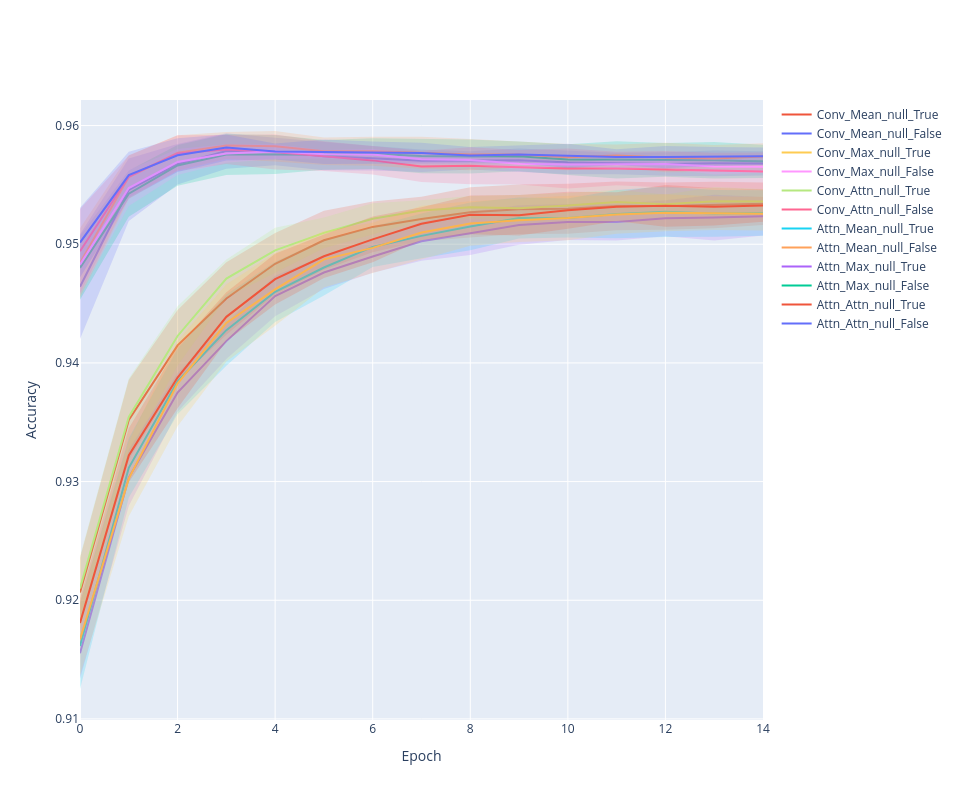

The notebook cell saved with this chart:
### Code cell
line_plot(history, 'accuracy')

### Figure 1 — Plotly figure (JSON) as saved in the notebook; plotly's stock layout.template omitted (floating-point values rounded to 4 significant figures)
{"data": [{"line": {"color": "#636EFA"}, "mode": "lines", "name": "Attn_Attn_null_False", "type": "scatter", "x": [0, 1, 2, 3, 4, 5, 6, 7, 8, 9, 10, 11, 12, 13, 14], "y": [0.9464, 0.9546, 0.9567, 0.9579, 0.9578, 0.9574, 0.9572, 0.957, 0.9571, 0.9571, 0.9569, 0.9568, 0.9568, 0.9568, 0.9568]}, {"line": {"width": 0}, "marker": {"color": "#444"}, "mode": "lines", "showlegend": false, "type": "scatter", "x": [0, 1, 2, 3, 4, 5, 6, 7, 8, 9, 10, 11, 12, 13, 14], "y": [0.9508, 0.9572, 0.9585, 0.9593, 0.959, 0.9586, 0.9583, 0.958, 0.9578, 0.9581, 0.9579, 0.9577, 0.9577, 0.9579, 0.9578]}, {"fill": "tonexty", "fillcolor": "rgba(99, 110, 250,0.2)", "line": {"width": 0}, "marker": {"color": "#444"}, "mode": "lines", "showlegend": false, "type": "scatter", "x": [0, 1, 2, 3, 4, 5, 6, 7, 8, 9, 10, 11, 12, 13, 14], "y": [0.942, 0.952, 0.955, 0.9564, 0.9567, 0.9562, 0.9562, 0.9561, 0.9563, 0.9561, 0.9559, 0.9559, 0.9558, 0.9557, 0.9558]}, {"line": {"color": "#EF553B"}, "mode": "lines", "name": "Attn_Attn_null_True", "type": "scatter", "x": [0, 1, 2, 3, 4, 5, 6, 7, 8, 9, 10, 11, 12, 13, 14], "y": [0.9207, 0.9352, 0.9415, 0.9454, 0.9484, 0.9503, 0.9515, 0.9521, 0.9527, 0.953, 0.953, 0.9532, 0.9532, 0.9533, 0.9534]}, {"line": {"width": 0}, "marker": {"color": "#444"}, "mode": "lines", "showlegend": false, "type": "scatter", "x": [0, 1, 2, 3, 4, 5, 6, 7, 8, 9, 10, 11, 12, 13, 14], "y": [0.9236, 0.9386, 0.9445, 0.9485, 0.9509, 0.9528, 0.9536, 0.954, 0.9548, 0.955, 0.9551, 0.9553, 0.9552, 0.9553, 0.9552]}, {"fill": "tonexty", "fillcolor": "rgba(239, 85, 59,0.2)", "line": {"width": 0}, "marker": {"color": "#444"}, "mode": "lines", "showlegend": false, "type": "scatter", "x": [0, 1, 2, 3, 4, 5, 6, 7, 8, 9, 10, 11, 12, 13, 14], "y": [0.9178, 0.9318, 0.9385, 0.9424, 0.9458, 0.9478, 0.9493, 0.9502, 0.9506, 0.9509, 0.9509, 0.9512, 0.9512, 0.9514, 0.9516]}, {"line": {"color": "#00CC96"}, "mode": "lines", "name": "Attn_Max_null_False", "type": "scatter", "x": [0, 1, 2, 3, 4, 5, 6, 7, 8, 9, 10, 11, 12, 13, 14], "y": [0.948, 0.9543, 0.9566, 0.9576, 0.9576, 0.9575, 0.9576, 0.9574, 0.9574, 0.9574, 0.9571, 0.9571, 0.9571, 0.9571, 0.957]}, {"line": {"width": 0}, "marker": {"color": "#444"}, "mode": "lines", "showlegend": false, "type": "scatter", "x": [0, 1, 2, 3, 4, 5, 6, 7, 8, 9, 10, 11, 12, 13, 14], "y": [0.9507, 0.9562, 0.9584, 0.9593, 0.9592, 0.9588, 0.9589, 0.9589, 0.9588, 0.9587, 0.9584, 0.9587, 0.9585, 0.9586, 0.9584]}, {"fill": "tonexty", "fillcolor": "rgba(0, 204, 150,0.2)", "line": {"width": 0}, "marker": {"color": "#444"}, "mode": "lines", "showlegend": false, "type": "scatter", "x": [0, 1, 2, 3, 4, 5, 6, 7, 8, 9, 10, 11, 12, 13, 14], "y": [0.9453, 0.9523, 0.9549, 0.9558, 0.9559, 0.9563, 0.9563, 0.956, 0.956, 0.9562, 0.9558, 0.9555, 0.9557, 0.9556, 0.9556]}, {"line": {"color": "#AB63FA"}, "mode": "lines", "name": "Attn_Max_null_True", "type": "scatter", "x": [0, 1, 2, 3, 4, 5, 6, 7, 8, 9, 10, 11, 12, 13, 14], "y": [0.9155, 0.9303, 0.9375, 0.9418, 0.9456, 0.9476, 0.949, 0.9503, 0.9509, 0.9516, 0.9519, 0.9519, 0.9522, 0.9522, 0.9524]}, {"line": {"width": 0}, "marker": {"color": "#444"}, "mode": "lines", "showlegend": false, "type": "scatter", "x": [0, 1, 2, 3, 4, 5, 6, 7, 8, 9, 10, 11, 12, 13, 14], "y": [0.9177, 0.9327, 0.9391, 0.9434, 0.9474, 0.949, 0.9503, 0.9519, 0.9528, 0.9533, 0.9534, 0.9534, 0.9537, 0.9542, 0.954]}, {"fill": "tonexty", "fillcolor": "rgba(171, 99, 250,0.2)", "line": {"width": 0}, "marker": {"color": "#444"}, "mode": "lines", "showlegend": false, "type": "scatter", "x": [0, 1, 2, 3, 4, 5, 6, 7, 8, 9, 10, 11, 12, 13, 14], "y": [0.9134, 0.928, 0.9359, 0.9403, 0.9439, 0.9462, 0.9476, 0.9486, 0.9491, 0.95, 0.9504, 0.9503, 0.9507, 0.9503, 0.9507]}, {"line": {"color": "#FFA15A"}, "mode": "lines", "name": "Attn_Mean_null_False", "type": "scatter", "x": [0, 1, 2, 3, 4, 5, 6, 7, 8, 9, 10, 11, 12, 13, 14], "y": [0.9484, 0.9557, 0.9577, 0.9583, 0.9583, 0.9578, 0.9578, 0.9577, 0.9576, 0.9576, 0.9573, 0.9575, 0.9573, 0.9572, 0.9574]}, {"line": {"width": 0}, "marker": {"color": "#444"}, "mode": "lines", "showlegend": false, "type": "scatter", "x": [0, 1, 2, 3, 4, 5, 6, 7, 8, 9, 10, 11, 12, 13, 14], "y": [0.9513, 0.9575, 0.9592, 0.9595, 0.9595, 0.959, 0.9591, 0.9591, 0.9589, 0.9587, 0.9585, 0.9584, 0.9586, 0.9584, 0.9585]}, {"fill": "tonexty", "fillcolor": "rgba(255, 161, 90,0.2)", "line": {"width": 0}, "marker": {"color": "#444"}, "mode": "lines", "showlegend": false, "type": "scatter", "x": [0, 1, 2, 3, 4, 5, 6, 7, 8, 9, 10, 11, 12, 13, 14], "y": [0.9455, 0.9538, 0.9562, 0.9572, 0.957, 0.9567, 0.9566, 0.9564, 0.9562, 0.9564, 0.9562, 0.9565, 0.9561, 0.9561, 0.9563]}, {"line": {"color": "#19D3F3"}, "mode": "lines", "name": "Attn_Mean_null_True", "type": "scatter", "x": [0, 1, 2, 3, 4, 5, 6, 7, 8, 9, 10, 11, 12, 13, 14], "y": [0.9161, 0.9312, 0.9384, 0.9428, 0.946, 0.948, 0.9498, 0.9507, 0.9515, 0.9522, 0.9522, 0.9525, 0.9527, 0.9526, 0.9526]}, {"line": {"width": 0}, "marker": {"color": "#444"}, "mode": "lines", "showlegend": false, "type": "scatter", "x": [0, 1, 2, 3, 4, 5, 6, 7, 8, 9, 10, 11, 12, 13, 14], "y": [0.9198, 0.9337, 0.9412, 0.9458, 0.9485, 0.9504, 0.9515, 0.9526, 0.9535, 0.9539, 0.9538, 0.9546, 0.9549, 0.9546, 0.9546]}, {"fill": "tonexty", "fillcolor": "rgba(25, 211, 243,0.2)", "line": {"width": 0}, "marker": {"color": "#444"}, "mode": "lines", "showlegend": false, "type": "scatter", "x": [0, 1, 2, 3, 4, 5, 6, 7, 8, 9, 10, 11, 12, 13, 14], "y": [0.9125, 0.9287, 0.9357, 0.9398, 0.9435, 0.9457, 0.9481, 0.9488, 0.9495, 0.9505, 0.9506, 0.9505, 0.9506, 0.9506, 0.9507]}, {"line": {"color": "#FF6692"}, "mode": "lines", "name": "Conv_Attn_null_False", "type": "scatter", "x": [0, 1, 2, 3, 4, 5, 6, 7, 8, 9, 10, 11, 12, 13, 14], "y": [0.9494, 0.9557, 0.9577, 0.958, 0.9578, 0.9574, 0.9571, 0.9566, 0.9566, 0.9565, 0.9564, 0.9564, 0.9563, 0.9562, 0.9561]}, {"line": {"width": 0}, "marker": {"color": "#444"}, "mode": "lines", "showlegend": false, "type": "scatter", "x": [0, 1, 2, 3, 4, 5, 6, 7, 8, 9, 10, 11, 12, 13, 14], "y": [0.953, 0.9575, 0.9592, 0.9592, 0.9593, 0.9587, 0.9583, 0.9579, 0.9582, 0.9579, 0.9581, 0.9578, 0.9579, 0.9577, 0.9577]}, {"fill": "tonexty", "fillcolor": "rgba(255, 102, 146,0.2)", "line": {"width": 0}, "marker": {"color": "#444"}, "mode": "lines", "showlegend": false, "type": "scatter", "x": [0, 1, 2, 3, 4, 5, 6, 7, 8, 9, 10, 11, 12, 13, 14], "y": [0.9459, 0.9539, 0.9561, 0.9568, 0.9563, 0.9562, 0.9559, 0.9552, 0.9551, 0.955, 0.9547, 0.955, 0.9548, 0.9547, 0.9545]}, {"line": {"color": "#B6E880"}, "mode": "lines", "name": "Conv_Attn_null_True", "type": "scatter", "x": [0, 1, 2, 3, 4, 5, 6, 7, 8, 9, 10, 11, 12, 13, 14], "y": [0.921, 0.9355, 0.9423, 0.9471, 0.9495, 0.951, 0.9521, 0.9529, 0.9531, 0.953, 0.9533, 0.9536, 0.9534, 0.9536, 0.9536]}, {"line": {"width": 0}, "marker": {"color": "#444"}, "mode": "lines", "showlegend": false, "type": "scatter", "x": [0, 1, 2, 3, 4, 5, 6, 7, 8, 9, 10, 11, 12, 13, 14], "y": [0.9237, 0.9387, 0.9448, 0.9487, 0.9514, 0.9523, 0.9535, 0.9537, 0.9541, 0.9541, 0.9543, 0.9546, 0.9542, 0.9548, 0.9547]}, {"fill": "tonexty", "fillcolor": "rgba(182, 232, 128,0.2)", "line": {"width": 0}, "marker": {"color": "#444"}, "mode": "lines", "showlegend": false, "type": "scatter", "x": [0, 1, 2, 3, 4, 5, 6, 7, 8, 9, 10, 11, 12, 13, 14], "y": [0.9183, 0.9322, 0.9398, 0.9455, 0.9476, 0.9497, 0.9508, 0.952, 0.9522, 0.9519, 0.9522, 0.9525, 0.9525, 0.9524, 0.9525]}, {"line": {"color": "#FF97FF"}, "mode": "lines", "name": "Conv_Max_null_False", "type": "scatter", "x": [0, 1, 2, 3, 4, 5, 6, 7, 8, 9, 10, 11, 12, 13, 14], "y": [0.9483, 0.9547, 0.9569, 0.9576, 0.9578, 0.9576, 0.9576, 0.9572, 0.9571, 0.9568, 0.9567, 0.9567, 0.9568, 0.9566, 0.9565]}, {"line": {"width": 0}, "marker": {"color": "#444"}, "mode": "lines", "showlegend": false, "type": "scatter", "x": [0, 1, 2, 3, 4, 5, 6, 7, 8, 9, 10, 11, 12, 13, 14], "y": [0.9507, 0.9562, 0.958, 0.9584, 0.9584, 0.9579, 0.958, 0.9576, 0.9575, 0.9573, 0.9569, 0.9572, 0.9571, 0.9572, 0.957]}, {"fill": "tonexty", "fillcolor": "rgba(255, 151, 255,0.2)", "line": {"width": 0}, "marker": {"color": "#444"}, "mode": "lines", "showlegend": false, "type": "scatter", "x": [0, 1, 2, 3, 4, 5, 6, 7, 8, 9, 10, 11, 12, 13, 14], "y": [0.9458, 0.9532, 0.9558, 0.9569, 0.9572, 0.9572, 0.9571, 0.9567, 0.9567, 0.9563, 0.9565, 0.9563, 0.9564, 0.9559, 0.956]}, {"line": {"color": "#FECB52"}, "mode": "lines", "name": "Conv_Max_null_True", "type": "scatter", "x": [0, 1, 2, 3, 4, 5, 6, 7, 8, 9, 10, 11, 12, 13, 14], "y": [0.9167, 0.9302, 0.9383, 0.9434, 0.9462, 0.9487, 0.9497, 0.951, 0.9517, 0.952, 0.9522, 0.9525, 0.9526, 0.9526, 0.9526]}, {"line": {"width": 0}, "marker": {"color": "#444"}, "mode": "lines", "showlegend": false, "type": "scatter", "x": [0, 1, 2, 3, 4, 5, 6, 7, 8, 9, 10, 11, 12, 13, 14], "y": [0.9197, 0.9334, 0.9419, 0.9466, 0.9493, 0.9511, 0.9518, 0.9533, 0.9536, 0.9538, 0.9541, 0.9541, 0.9542, 0.954, 0.954]}, {"fill": "tonexty", "fillcolor": "rgba(254, 203, 82,0.2)", "line": {"width": 0}, "marker": {"color": "#444"}, "mode": "lines", "showlegend": false, "type": "scatter", "x": [0, 1, 2, 3, 4, 5, 6, 7, 8, 9, 10, 11, 12, 13, 14], "y": [0.9137, 0.9271, 0.9347, 0.9401, 0.9431, 0.9464, 0.9476, 0.9487, 0.9499, 0.9502, 0.9503, 0.9509, 0.9511, 0.9512, 0.9511]}, {"line": {"color": "#636EFA"}, "mode": "lines", "name": "Conv_Mean_null_False", "type": "scatter", "x": [0, 1, 2, 3, 4, 5, 6, 7, 8, 9, 10, 11, 12, 13, 14], "y": [0.9501, 0.9558, 0.9575, 0.9582, 0.9578, 0.9578, 0.9577, 0.9577, 0.9575, 0.9576, 0.9575, 0.9573, 0.9573, 0.9574, 0.9574]}, {"line": {"width": 0}, "marker": {"color": "#444"}, "mode": "lines", "showlegend": false, "type": "scatter", "x": [0, 1, 2, 3, 4, 5, 6, 7, 8, 9, 10, 11, 12, 13, 14], "y": [0.9531, 0.9578, 0.9589, 0.9593, 0.9585, 0.9588, 0.9587, 0.9586, 0.9582, 0.9583, 0.9585, 0.958, 0.9583, 0.9582, 0.9582]}, {"fill": "tonexty", "fillcolor": "rgba(99, 110, 250,0.2)", "line": {"width": 0}, "marker": {"color": "#444"}, "mode": "lines", "showlegend": false, "type": "scatter", "x": [0, 1, 2, 3, 4, 5, 6, 7, 8, 9, 10, 11, 12, 13, 14], "y": [0.9472, 0.9539, 0.9561, 0.9571, 0.9571, 0.9568, 0.9568, 0.9568, 0.9568, 0.9568, 0.9564, 0.9567, 0.9564, 0.9566, 0.9567]}, {"line": {"color": "#EF553B"}, "mode": "lines", "name": "Conv_Mean_null_True", "type": "scatter", "x": [0, 1, 2, 3, 4, 5, 6, 7, 8, 9, 10, 11, 12, 13, 14], "y": [0.9181, 0.9322, 0.9388, 0.9439, 0.9471, 0.949, 0.9504, 0.9517, 0.9525, 0.9524, 0.9529, 0.9532, 0.9532, 0.9532, 0.9533]}, {"line": {"width": 0}, "marker": {"color": "#444"}, "mode": "lines", "showlegend": false, "type": "scatter", "x": [0, 1, 2, 3, 4, 5, 6, 7, 8, 9, 10, 11, 12, 13, 14], "y": [0.9201, 0.9345, 0.9414, 0.9459, 0.9492, 0.9508, 0.9523, 0.9531, 0.9541, 0.9542, 0.9544, 0.9544, 0.955, 0.9547, 0.9546]}, {"fill": "tonexty", "fillcolor": "rgba(239, 85, 59,0.2)", "line": {"width": 0}, "marker": {"color": "#444"}, "mode": "lines", "showlegend": false, "type": "scatter", "x": [0, 1, 2, 3, 4, 5, 6, 7, 8, 9, 10, 11, 12, 13, 14], "y": [0.916, 0.9299, 0.9362, 0.9418, 0.9449, 0.9472, 0.9485, 0.9503, 0.9508, 0.9507, 0.9513, 0.9519, 0.9515, 0.9516, 0.9519]}], "layout": {"height": 800, "width": 960, "xaxis": {"title": {"text": "Epoch"}}, "yaxis": {"title": {"text": "Accuracy"}}}}
